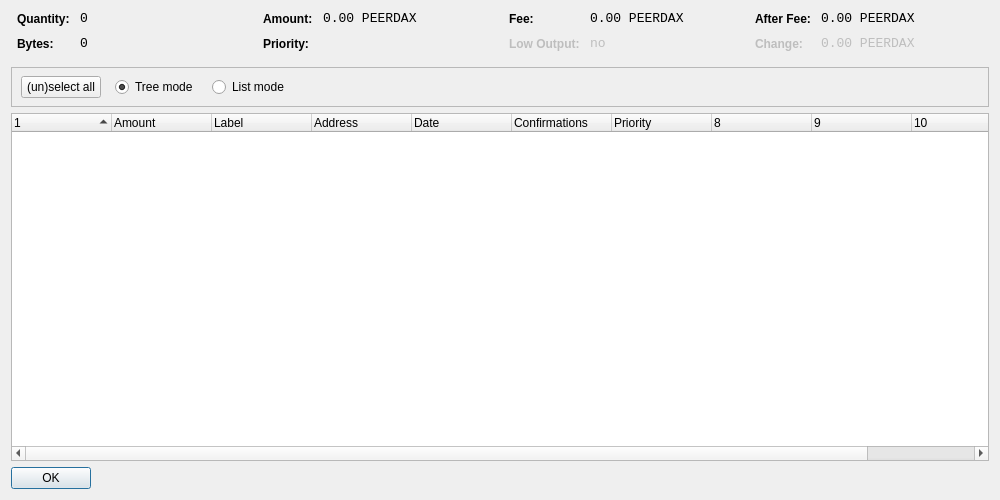
<?xml version="1.0" encoding="UTF-8"?>
<ui version="4.0">
 <class>CoinControlDialog</class>
 <widget class="QDialog" name="CoinControlDialog">
  <property name="geometry">
   <rect>
    <x>0</x>
    <y>0</y>
    <width>1000</width>
    <height>500</height>
   </rect>
  </property>
  <property name="windowTitle">
   <string>Coin Control</string>
  </property>
  <layout class="QVBoxLayout" name="verticalLayout">
   <item>
    <layout class="QHBoxLayout" name="horizontalLayoutTop" stretch="0,0,0,0">
     <property name="topMargin">
      <number>0</number>
     </property>
     <property name="bottomMargin">
      <number>10</number>
     </property>
     <item>
      <layout class="QFormLayout" name="formLayoutCoinControl1">
       <property name="horizontalSpacing">
        <number>10</number>
       </property>
       <property name="verticalSpacing">
        <number>10</number>
       </property>
       <property name="leftMargin">
        <number>6</number>
       </property>
       <property name="rightMargin">
        <number>6</number>
       </property>
       <item row="0" column="0">
        <widget class="QLabel" name="labelCoinControlQuantityText">
         <property name="styleSheet">
          <string notr="true">font-weight:bold;</string>
         </property>
         <property name="text">
          <string>Quantity:</string>
         </property>
        </widget>
       </item>
       <item row="0" column="1">
        <widget class="QLabel" name="labelCoinControlQuantity">
         <property name="font">
          <font>
           <family>Monospace</family>
           <pointsize>10</pointsize>
          </font>
         </property>
         <property name="cursor">
          <cursorShape>IBeamCursor</cursorShape>
         </property>
         <property name="contextMenuPolicy">
          <enum>Qt::ActionsContextMenu</enum>
         </property>
         <property name="text">
          <string notr="true">0</string>
         </property>
         <property name="textInteractionFlags">
          <set>Qt::LinksAccessibleByMouse|Qt::TextSelectableByKeyboard|Qt::TextSelectableByMouse</set>
         </property>
        </widget>
       </item>
       <item row="1" column="0">
        <widget class="QLabel" name="labelCoinControlBytesText">
         <property name="styleSheet">
          <string notr="true">font-weight:bold;</string>
         </property>
         <property name="text">
          <string>Bytes:</string>
         </property>
        </widget>
       </item>
       <item row="1" column="1">
        <widget class="QLabel" name="labelCoinControlBytes">
         <property name="font">
          <font>
           <family>Monospace</family>
           <pointsize>10</pointsize>
          </font>
         </property>
         <property name="cursor">
          <cursorShape>IBeamCursor</cursorShape>
         </property>
         <property name="contextMenuPolicy">
          <enum>Qt::ActionsContextMenu</enum>
         </property>
         <property name="text">
          <string notr="true">0</string>
         </property>
         <property name="textInteractionFlags">
          <set>Qt::LinksAccessibleByMouse|Qt::TextSelectableByKeyboard|Qt::TextSelectableByMouse</set>
         </property>
        </widget>
       </item>
      </layout>
     </item>
     <item>
      <layout class="QFormLayout" name="formLayoutCoinControl2">
       <property name="horizontalSpacing">
        <number>10</number>
       </property>
       <property name="verticalSpacing">
        <number>10</number>
       </property>
       <property name="leftMargin">
        <number>6</number>
       </property>
       <property name="rightMargin">
        <number>6</number>
       </property>
       <item row="0" column="0">
        <widget class="QLabel" name="labelCoinControlAmountText">
         <property name="styleSheet">
          <string notr="true">font-weight:bold;</string>
         </property>
         <property name="text">
          <string>Amount:</string>
         </property>
        </widget>
       </item>
       <item row="0" column="1">
        <widget class="QLabel" name="labelCoinControlAmount">
         <property name="font">
          <font>
           <family>Monospace</family>
           <pointsize>10</pointsize>
          </font>
         </property>
         <property name="cursor">
          <cursorShape>IBeamCursor</cursorShape>
         </property>
         <property name="contextMenuPolicy">
          <enum>Qt::ActionsContextMenu</enum>
         </property>
         <property name="text">
          <string notr="true">0.00 PEERDAX</string>
         </property>
         <property name="textInteractionFlags">
          <set>Qt::LinksAccessibleByMouse|Qt::TextSelectableByKeyboard|Qt::TextSelectableByMouse</set>
         </property>
        </widget>
       </item>
       <item row="1" column="0">
        <widget class="QLabel" name="labelCoinControlPriorityText">
         <property name="styleSheet">
          <string notr="true">font-weight:bold;</string>
         </property>
         <property name="text">
          <string>Priority:</string>
         </property>
        </widget>
       </item>
       <item row="1" column="1">
        <widget class="QLabel" name="labelCoinControlPriority">
         <property name="font">
          <font>
           <family>Monospace</family>
           <pointsize>10</pointsize>
          </font>
         </property>
         <property name="cursor">
          <cursorShape>IBeamCursor</cursorShape>
         </property>
         <property name="contextMenuPolicy">
          <enum>Qt::ActionsContextMenu</enum>
         </property>
         <property name="text">
          <string/>
         </property>
         <property name="textInteractionFlags">
          <set>Qt::LinksAccessibleByMouse|Qt::TextSelectableByKeyboard|Qt::TextSelectableByMouse</set>
         </property>
        </widget>
       </item>
      </layout>
     </item>
     <item>
      <layout class="QFormLayout" name="formLayoutCoinControl3">
       <property name="horizontalSpacing">
        <number>10</number>
       </property>
       <property name="verticalSpacing">
        <number>10</number>
       </property>
       <property name="leftMargin">
        <number>6</number>
       </property>
       <property name="rightMargin">
        <number>6</number>
       </property>
       <item row="0" column="0">
        <widget class="QLabel" name="labelCoinControlFeeText">
         <property name="styleSheet">
          <string notr="true">font-weight:bold;</string>
         </property>
         <property name="text">
          <string>Fee:</string>
         </property>
        </widget>
       </item>
       <item row="0" column="1">
        <widget class="QLabel" name="labelCoinControlFee">
         <property name="font">
          <font>
           <family>Monospace</family>
           <pointsize>10</pointsize>
          </font>
         </property>
         <property name="cursor">
          <cursorShape>IBeamCursor</cursorShape>
         </property>
         <property name="contextMenuPolicy">
          <enum>Qt::ActionsContextMenu</enum>
         </property>
         <property name="text">
          <string notr="true">0.00 PEERDAX</string>
         </property>
         <property name="textInteractionFlags">
          <set>Qt::LinksAccessibleByMouse|Qt::TextSelectableByKeyboard|Qt::TextSelectableByMouse</set>
         </property>
        </widget>
       </item>
       <item row="1" column="0">
        <widget class="QLabel" name="labelCoinControlLowOutputText">
         <property name="enabled">
          <bool>false</bool>
         </property>
         <property name="styleSheet">
          <string notr="true">font-weight:bold;</string>
         </property>
         <property name="text">
          <string>Low Output:</string>
         </property>
        </widget>
       </item>
       <item row="1" column="1">
        <widget class="QLabel" name="labelCoinControlLowOutput">
         <property name="enabled">
          <bool>false</bool>
         </property>
         <property name="font">
          <font>
           <family>Monospace</family>
           <pointsize>10</pointsize>
          </font>
         </property>
         <property name="cursor">
          <cursorShape>IBeamCursor</cursorShape>
         </property>
         <property name="contextMenuPolicy">
          <enum>Qt::ActionsContextMenu</enum>
         </property>
         <property name="text">
          <string notr="true">no</string>
         </property>
         <property name="textInteractionFlags">
          <set>Qt::LinksAccessibleByMouse|Qt::TextSelectableByKeyboard|Qt::TextSelectableByMouse</set>
         </property>
        </widget>
       </item>
      </layout>
     </item>
     <item>
      <layout class="QFormLayout" name="formLayoutCoinControl4">
       <property name="horizontalSpacing">
        <number>10</number>
       </property>
       <property name="verticalSpacing">
        <number>10</number>
       </property>
       <property name="leftMargin">
        <number>6</number>
       </property>
       <property name="rightMargin">
        <number>6</number>
       </property>
       <item row="0" column="0">
        <widget class="QLabel" name="labelCoinControlAfterFeeText">
         <property name="styleSheet">
          <string notr="true">font-weight:bold;</string>
         </property>
         <property name="text">
          <string>After Fee:</string>
         </property>
        </widget>
       </item>
       <item row="0" column="1">
        <widget class="QLabel" name="labelCoinControlAfterFee">
         <property name="font">
          <font>
           <family>Monospace</family>
           <pointsize>10</pointsize>
          </font>
         </property>
         <property name="cursor">
          <cursorShape>IBeamCursor</cursorShape>
         </property>
         <property name="contextMenuPolicy">
          <enum>Qt::ActionsContextMenu</enum>
         </property>
         <property name="text">
          <string notr="true">0.00 PEERDAX</string>
         </property>
         <property name="textInteractionFlags">
          <set>Qt::LinksAccessibleByMouse|Qt::TextSelectableByKeyboard|Qt::TextSelectableByMouse</set>
         </property>
        </widget>
       </item>
       <item row="1" column="0">
        <widget class="QLabel" name="labelCoinControlChangeText">
         <property name="enabled">
          <bool>false</bool>
         </property>
         <property name="styleSheet">
          <string notr="true">font-weight:bold;</string>
         </property>
         <property name="text">
          <string>Change:</string>
         </property>
        </widget>
       </item>
       <item row="1" column="1">
        <widget class="QLabel" name="labelCoinControlChange">
         <property name="enabled">
          <bool>false</bool>
         </property>
         <property name="font">
          <font>
           <family>Monospace</family>
           <pointsize>10</pointsize>
          </font>
         </property>
         <property name="cursor">
          <cursorShape>IBeamCursor</cursorShape>
         </property>
         <property name="contextMenuPolicy">
          <enum>Qt::ActionsContextMenu</enum>
         </property>
         <property name="text">
          <string notr="true">0.00 PEERDAX</string>
         </property>
         <property name="textInteractionFlags">
          <set>Qt::LinksAccessibleByMouse|Qt::TextSelectableByKeyboard|Qt::TextSelectableByMouse</set>
         </property>
        </widget>
       </item>
      </layout>
     </item>
    </layout>
   </item>
   <item>
    <widget class="QFrame" name="frame">
     <property name="minimumSize">
      <size>
       <width>0</width>
       <height>40</height>
      </size>
     </property>
     <property name="frameShape">
      <enum>QFrame::StyledPanel</enum>
     </property>
     <property name="frameShadow">
      <enum>QFrame::Sunken</enum>
     </property>
     <widget class="QWidget" name="horizontalLayoutWidget">
      <property name="geometry">
       <rect>
        <x>10</x>
        <y>0</y>
        <width>781</width>
        <height>41</height>
       </rect>
      </property>
      <layout class="QHBoxLayout" name="horizontalLayoutPanel" stretch="0,0,0,0,0">
       <property name="spacing">
        <number>14</number>
       </property>
       <item>
        <widget class="QPushButton" name="pushButtonSelectAll">
         <property name="sizePolicy">
          <sizepolicy hsizetype="Maximum" vsizetype="Fixed">
           <horstretch>0</horstretch>
           <verstretch>0</verstretch>
          </sizepolicy>
         </property>
         <property name="text">
          <string>(un)select all</string>
         </property>
        </widget>
       </item>
       <item>
        <widget class="QRadioButton" name="radioTreeMode">
         <property name="sizePolicy">
          <sizepolicy hsizetype="Maximum" vsizetype="Fixed">
           <horstretch>0</horstretch>
           <verstretch>0</verstretch>
          </sizepolicy>
         </property>
         <property name="text">
          <string>Tree mode</string>
         </property>
         <property name="checked">
          <bool>true</bool>
         </property>
        </widget>
       </item>
       <item>
        <widget class="QRadioButton" name="radioListMode">
         <property name="sizePolicy">
          <sizepolicy hsizetype="Maximum" vsizetype="Fixed">
           <horstretch>0</horstretch>
           <verstretch>0</verstretch>
          </sizepolicy>
         </property>
         <property name="text">
          <string>List mode</string>
         </property>
        </widget>
       </item>
       <item>
        <spacer name="horizontalSpacer">
         <property name="orientation">
          <enum>Qt::Horizontal</enum>
         </property>
         <property name="sizeHint" stdset="0">
          <size>
           <width>40</width>
           <height>20</height>
          </size>
         </property>
        </spacer>
       </item>
      </layout>
     </widget>
    </widget>
   </item>
   <item>
    <widget class="CoinControlTreeWidget" name="treeWidget">
     <property name="contextMenuPolicy">
      <enum>Qt::CustomContextMenu</enum>
     </property>
     <property name="sortingEnabled">
      <bool>false</bool>
     </property>
     <property name="columnCount">
      <number>11</number>
     </property>
     <attribute name="headerShowSortIndicator" stdset="0">
      <bool>true</bool>
     </attribute>
     <attribute name="headerStretchLastSection">
      <bool>false</bool>
     </attribute>
     <column>
      <property name="text">
       <string/>
      </property>
     </column>
     <column>
      <property name="text">
       <string>Amount</string>
      </property>
     </column>
     <column>
      <property name="text">
       <string>Label</string>
      </property>
     </column>
     <column>
      <property name="text">
       <string>Address</string>
      </property>
     </column>
     <column>
      <property name="text">
       <string>Date</string>
      </property>
     </column>
     <column>
      <property name="text">
       <string>Confirmations</string>
      </property>
      <property name="toolTip">
       <string>Confirmed</string>
      </property>
     </column>
     <column>
      <property name="text">
       <string>Priority</string>
      </property>
     </column>
     <column>
      <property name="text">
       <string/>
      </property>
     </column>
     <column>
      <property name="text">
       <string/>
      </property>
     </column>
     <column>
      <property name="text">
       <string/>
      </property>
     </column>
     <column>
      <property name="text">
       <string/>
      </property>
     </column>
    </widget>
   </item>
   <item>
    <widget class="QDialogButtonBox" name="buttonBox">
     <property name="sizePolicy">
      <sizepolicy hsizetype="Maximum" vsizetype="Fixed">
       <horstretch>0</horstretch>
       <verstretch>0</verstretch>
      </sizepolicy>
     </property>
     <property name="orientation">
      <enum>Qt::Horizontal</enum>
     </property>
     <property name="standardButtons">
      <set>QDialogButtonBox::Ok</set>
     </property>
    </widget>
   </item>
  </layout>
 </widget>
 <customwidgets>
  <customwidget>
   <class>CoinControlTreeWidget</class>
   <extends>QTreeWidget</extends>
   <header>coincontroltreewidget.h</header>
  </customwidget>
 </customwidgets>
 <resources/>
 <connections/>
</ui>
